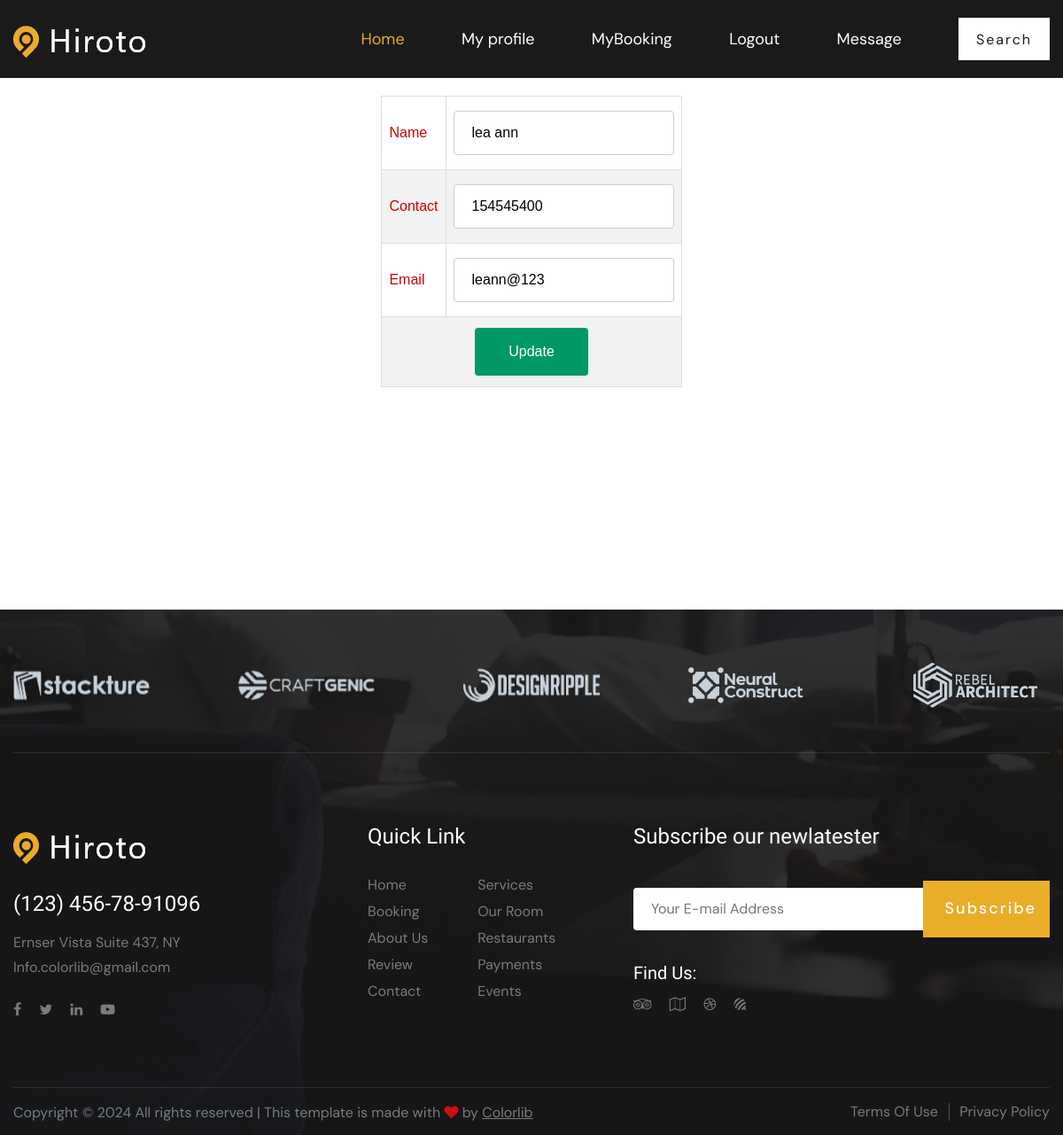
The app's page /User/editprofile/ (signed in) with its own data.
### Guest/models.py (models this page shows)
class tbl_user(models.Model):
    user_name=models.CharField(max_length=50)
    user_gender=models.CharField(max_length=50)
    user_contact=models.CharField(max_length=50)
    user_doj=models.DateField(auto_now_add=True)
    user_dob=models.DateField()
    user_email=models.CharField(max_length=50)
    user_password=models.CharField(max_length=50)
    user_aadhar=models.CharField(max_length=50)
    user_photo = models.FileField(upload_to='Assets/UserPhoto/')
    user_proof = models.FileField(upload_to='Assets/UserProof/')
    place = models.ForeignKey(tbl_place, on_delete=models.CASCADE)
    user_address=models.CharField(max_length=50)
    user_status = models.IntegerField(default="0")

### User/views.py (the view)
# urls.py: path('editprofile/',views.editprofiles,name="editprofiles"),
def editprofile(request):
    if 'uid' in request.session:
        prodata=tbl_user.objects.get(id=request.session["uid"])
        if request.method=="POST":
            prodata.user_name=request.POST.get('txtname')
            prodata.user_contact=request.POST.get('txtcon')
            prodata.user_email=request.POST.get('txtemail')
            prodata.save()
            return render(request,"User/EditProfile.html",{'msg':"Profile Updated"})
        else:
            return render(request,"User/EditProfile.html",{'prodata':prodata})
    else:
        return redirect("Guest:Login")

### User/Templates/User/EditProfile.html (shortened to what this page needs)
{% extends 'User/Header.html' %}
{% load static %}
{% block content %}
<!DOCTYPE html>
<html lang="en">
<head>
</head>
<body>
    <div class="container-fluid d-bg-image">
    <form action="" method="post">
        <div class="d-profile">
            <table class="d-card" style="color: black;" align="center" cellpadding="10px">
                <tr>
                    <td>Name</td>
                    <td><input type="text" class="textbox" name="txtname" id="" value="{{prodata.user_name}}"></td>
                </tr>
                <tr>
                    <td>Contact</td>
                    <td><input type="text" name="txtcon" class="textbox" id="" value="{{prodata.user_contact}}"></td>
                </tr>
                <tr>
                    <td>Email</td>
                    <td><input type="email" name="txtemail" class="textbox" id="" value="{{prodata.user_email}}"></td>
                </tr>
                <tr>
                    <td colspan="2" align="center"><input class="d-card-button" type="submit" value="Update" name="btnsub"></td>
                </tr>
            </table>
        </div>
    </form>
    </div>
</body>
</html>
{% endblock content %}

### Guest/static/Mains/css/style.css (style rules this page uses)
html, body { height: 100%; font-family: "DM Sans", sans-serif; -webkit-font-smoothing: antialiased; }

### Guest/static/Form.css (style rules this page uses)
#tab td, #tab th { border: 1px solid #ddd; padding: 8px; color: #C00; }
#tab tr:nth-child(even) { background-color: #f2f2f2; }
input[type=text],[type=password],[type=email],[type=date], select { width: 100%; padding: 12px 20px; margin: 8px 0; display: inline-block; border: 1px solid #ccc; border-radius: 4px; box-sizing: border-box; }
input[type=submit] { width: 40%; background-color: #096; color: white; padding: 15px; margin: 4px 0; border: none; border-radius: 4px; cursor: pointer; }

### records on screen
tbl_user: txtname "lea ann", txtcon "154545400", txtemail "leann@123"
